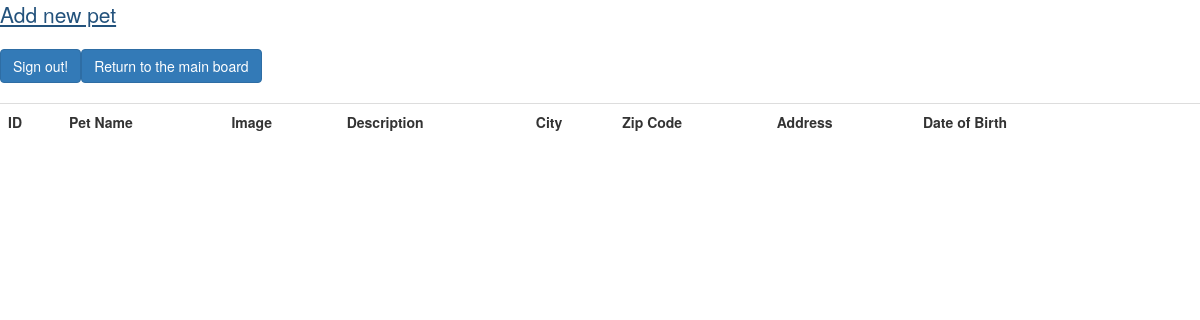
The page /dashboard/newpet.php (signed in) on the database as committed earlier.
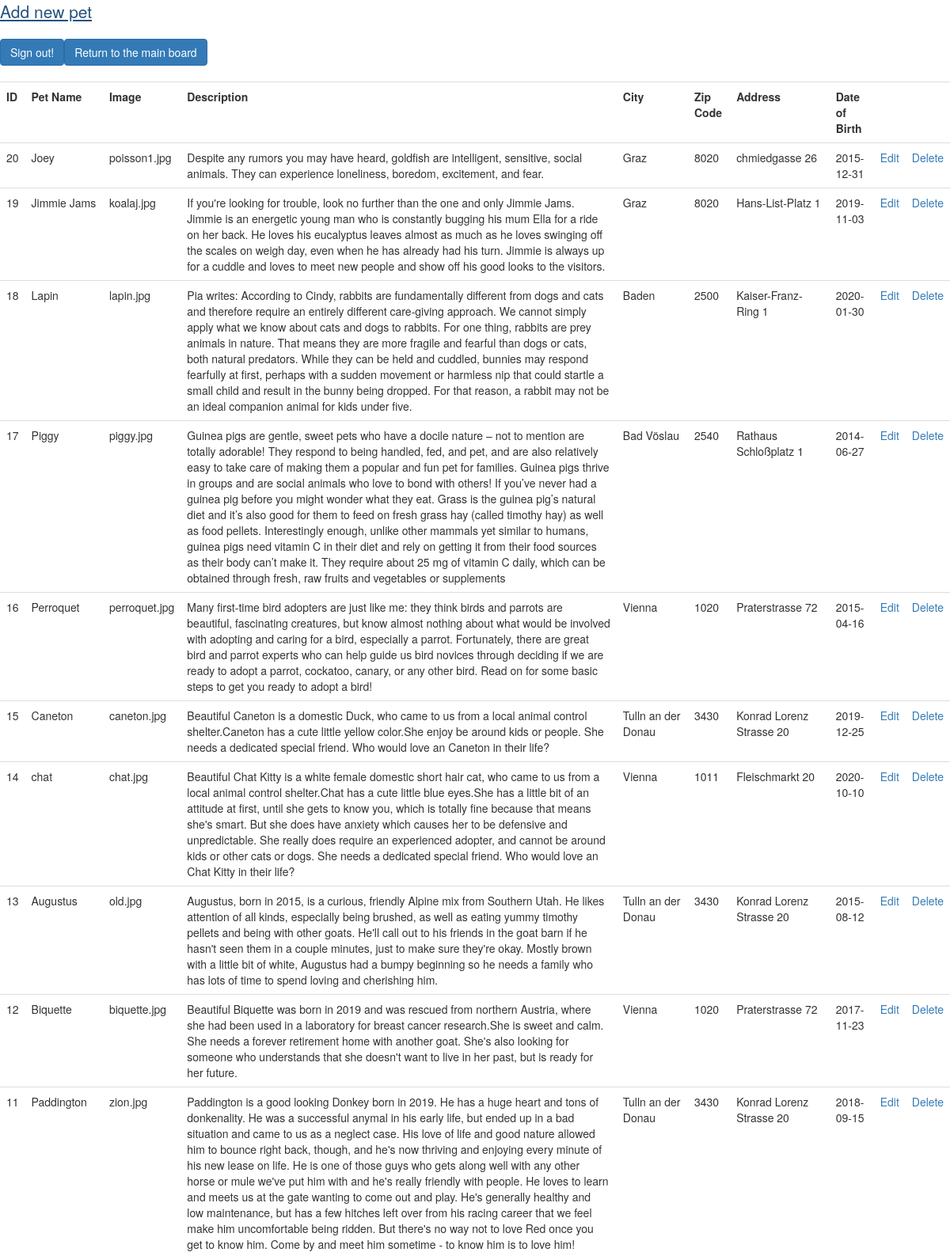
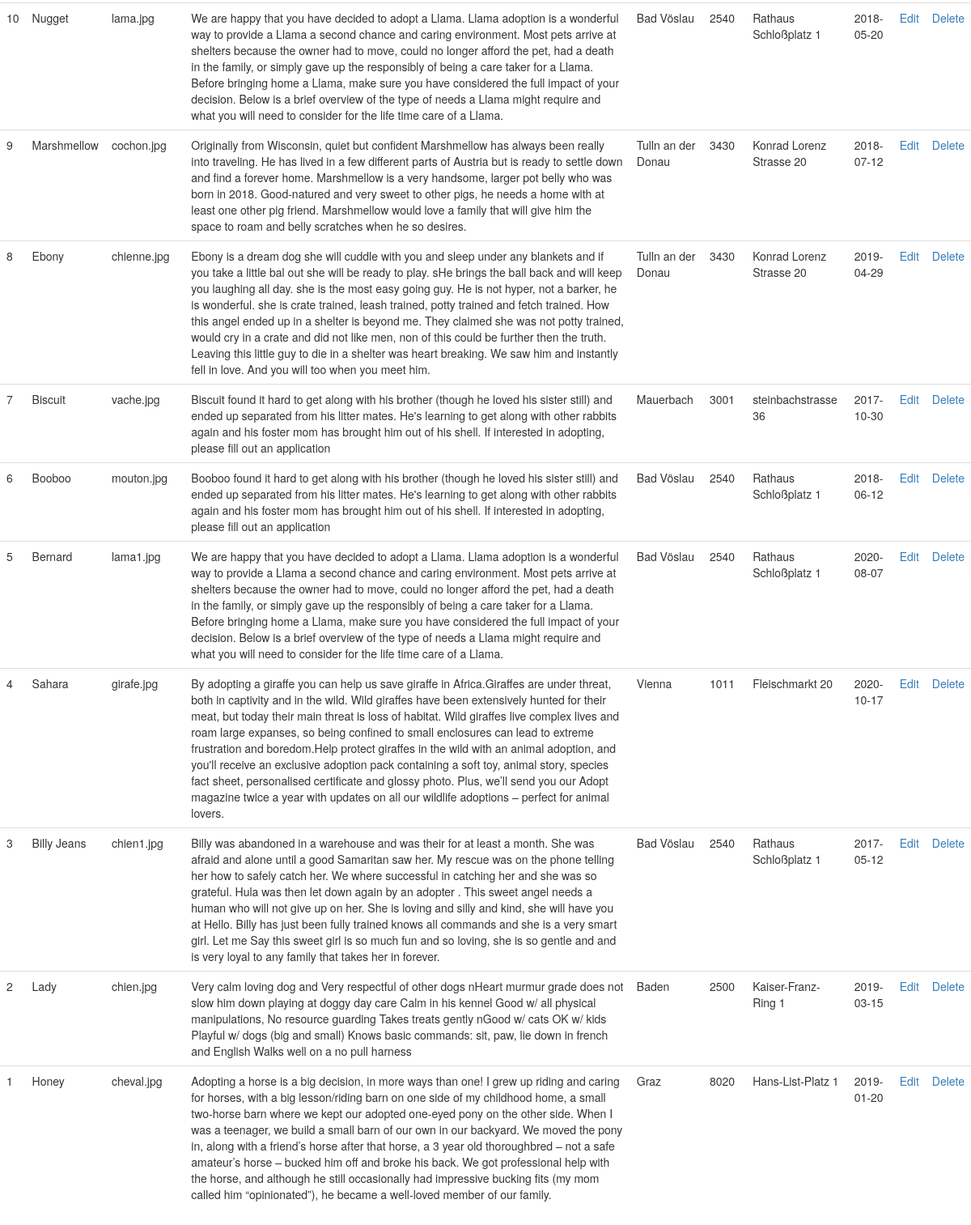
The same page on the database as committed later (2 pictures, top to bottom).
### tables this page shows
CREATE TABLE `allpets` (
  `ID` int(11) NOT NULL,
  `name` varchar(100) NOT NULL,
  `image` varchar(40) DEFAULT NULL,
  `descr` text,
  `city` varchar(30) NOT NULL,
  `zip_code` varchar(10) NOT NULL,
  `address` varchar(80) NOT NULL,
  `DateOfBirth` date DEFAULT NULL
);

### dashboard/includes/database_functions.php (called while the page is built, shortened)
<?php
function getAll($conn){
		$query = "SELECT * FROM allpets ORDER BY ID DESC";
		$result = mysqli_query($conn, $query);
		return $result;
	}
?>

### dashboard/newpet.php (the view, shortened to what this page needs)
<?php include('includes/adminheader.php');  ?>
<?php
	require_once "includes/database_functions.php";
	$conn = db_connect();
	$result = getAll($conn);
?>
	<p class="lead"><a href="admin_add.php">Add new pet</a></p>
	<span><a href="../logout.php" class="btn btn-primary">Sign out!</a><a href="index.php" class="btn btn-primary">Return to the main board</a></span>
	<table class="table" style="margin-top: 20px">
		<tr>
			<th>ID</th>
			<th>Pet Name</th>
			<th>Image</th>
			<th>Description</th>
			<th>City</th>
			<th>Zip Code</th>
			<th>Address</th>
			<th>Date of Birth</th>
			<th>&nbsp;</th>
			<th>&nbsp;</th>
		</tr>
		<?php while($row = mysqli_fetch_assoc($result)){ ?>
		<tr>
			<td><?php echo $row['ID']; ?></td>
			<td><?php echo $row['name']; ?></td>
			<td><?php echo $row['image']; ?></td>
			<td><?php echo $row['descr']; ?></td>
			<td><?php echo $row['city']; ?></td>
			<td><?php echo $row['zip_code']; ?></td>
			<td><?php echo $row['address']; ?></td>
			<td><?php echo $row['DateOfBirth']; ?></td>
			<td><a href="admin_edit.php?ID=<?php echo $row['ID']; ?>">Edit</a></td>
			<td><a href="admin_delete.php?ID=<?php echo $row['ID']; ?>">Delete</a></td>
		</tr>
		<?php } ?>
	</table>

Rows that differ between the two databases and show on the page:
added allpets: ID "20", name "Joey", image "poisson1.jpg", descr "Despite any rumors you may have heard, goldfish are intelligent, sensitive, social animals. They can experience loneliness, boredom, excitement, and fear.", city "Graz", zip_code "8020", address "chmiedgasse 26", DateOfBirth "2015-12-31"
added allpets: ID "19", name "Jimmie Jams", image "koalaj.jpg", descr "If you're looking for trouble, look no further than the one and only Jimmie Jams. Jimmie is an energetic young man who is constantly bugging his mum Ella for a ride on her back. He loves his eucalyptus leaves almost as much as he loves swinging off the scales on weigh day, even when he has already had his turn. Jimmie is always up for a cuddle and loves to meet new people and show off his good looks to the visitors.", city "Graz", zip_code "8020", address "Hans-List-Platz 1", DateOfBirth "2019-11-03"
added allpets: ID "18", name "Lapin", image "lapin.jpg", descr "Pia writes: According to Cindy, rabbits are fundamentally different from dogs and cats and therefore require an entirely different care-giving approach. We cannot simply apply what we know about cats and dogs to rabbits. For one thing, rabbits are prey animals in nature. That means they are more fragile and fearful than dogs or cats, both natural predators. While they can be held and cuddled, bunnies may respond fearfully at first, perhaps with a sudden movement or harmless nip that could startle a small child and result in the bunny being dropped. For that reason, a rabbit may not be an ideal companion animal for kids under five.", city "Baden", zip_code "2500", address "Kaiser-Franz-Ring 1", DateOfBirth "2020-01-30"
added allpets: ID "17", name "Piggy", image "piggy.jpg", descr "Guinea pigs are gentle, sweet pets who have a docile nature – not to mention are totally adorable! They respond to being handled, fed, and pet, and are also relatively easy to take care of making them a popular and fun pet for families. Guinea pigs thrive in groups and are social animals who love to bond with others! If you’ve never had a guinea pig before you might wonder what they eat. Grass is the guinea pig’s natural diet and it’s also good for them to feed on fresh grass hay (called timothy hay) as well as food pellets. Interestingly enough, unlike other mammals yet similar to humans, guinea pigs need vitamin C in their diet and rely on getting it from their food sources as their body…", city "Bad Vöslau", zip_code "2540", address "Rathaus Schloßplatz 1", DateOfBirth "2014-06-27"
added allpets: ID "16", name "Perroquet", image "perroquet.jpg", descr "Many first-time bird adopters are just like me: they think birds and parrots are beautiful, fascinating creatures, but know almost nothing about what would be involved with adopting and caring for a bird, especially a parrot. Fortunately, there are great bird and parrot experts who can help guide us bird novices through deciding if we are ready to adopt a parrot, cockatoo, canary, or any other bird. Read on for some basic steps to get you ready to adopt a bird!", city "Vienna", zip_code "1020", address "Praterstrasse 72", DateOfBirth "2015-04-16"
added allpets: ID "15", name "Caneton", image "caneton.jpg", descr "Beautiful Caneton is a domestic Duck, who came to us from a local animal control shelter.Caneton has a cute little yellow color.She enjoy be around kids or people. She needs a dedicated special friend. Who would love an Caneton in their life?", city "Tulln an der Donau", zip_code "3430", address "Konrad Lorenz Strasse 20", DateOfBirth "2019-12-25"
added allpets: ID "14", name "chat", image "chat.jpg", descr "Beautiful Chat Kitty is a white female domestic short hair cat, who came to us from a local animal control shelter.Chat has a cute little blue eyes.She has a little bit of an attitude at first, until she gets to know you, which is totally fine because that means she's smart. But she does have anxiety which causes her to be defensive and unpredictable. She really does require an experienced adopter, and cannot be around kids or other cats or dogs. She needs a dedicated special friend. Who would love an Chat Kitty in their life?", city "Vienna", zip_code "1011", address "Fleischmarkt 20", DateOfBirth "2020-10-10"
added allpets: ID "13", name "Augustus", image "old.jpg", descr "Augustus, born in 2015, is a curious, friendly Alpine mix from Southern Utah. He likes attention of all kinds, especially being brushed, as well as eating yummy timothy pellets and being with other goats. He'll call out to his friends in the goat barn if he hasn't seen them in a couple minutes, just to make sure they're okay. Mostly brown with a little bit of white, Augustus had a bumpy beginning so he needs a family who has lots of time to spend loving and cherishing him.", city "Tulln an der Donau", zip_code "3430", address "Konrad Lorenz Strasse 20", DateOfBirth "2015-08-12"
added allpets: ID "12", name "Biquette", image "biquette.jpg", descr "Beautiful Biquette was born in 2019 and was rescued from northern Austria, where she had been used in a laboratory for breast cancer research.She is sweet and calm. She needs a forever retirement home with another goat. She's also looking for someone who understands that she doesn't want to live in her past, but is ready for her future.", city "Vienna", zip_code "1020", address "Praterstrasse 72", DateOfBirth "2017-11-23"
added allpets: ID "11", name "Paddington", image "zion.jpg", descr "Paddington is a good looking Donkey born in 2019. He has a huge heart and tons of donkenality. He was a successful anymal in his early life, but ended up in a bad situation and came to us as a neglect case. His love of life and good nature allowed him to bounce right back, though, and he's now thriving and enjoying every minute of his new lease on life. He is one of those guys who gets along well with any other horse or mule we've put him with and he's really friendly with people. He loves to learn and meets us at the gate wanting to come out and play. He's generally healthy and low maintenance, but has a few hitches left over from his racing career that we feel make him uncomfortable being…", city "Tulln an der Donau", zip_code "3430", address "Konrad Lorenz Strasse 20", DateOfBirth "2018-09-15"
added allpets: ID "10", name "Nugget", image "lama.jpg", descr "We are happy that you have decided to adopt a Llama. Llama adoption is a wonderful way to provide a Llama a second chance and caring environment. Most pets arrive at shelters because the owner had to move, could no longer afford the pet, had a death in the family, or simply gave up the responsibly of being a care taker for a Llama. Before bringing home a Llama, make sure you have considered the full impact of your decision. Below is a brief overview of the type of needs a Llama might require and what you will need to consider for the life time care of a Llama.", city "Bad Vöslau", zip_code "2540", address "Rathaus Schloßplatz 1", DateOfBirth "2018-05-20"
added allpets: ID "9", name "Marshmellow", image "cochon.jpg", descr "Originally from Wisconsin, quiet but confident Marshmellow has always been really into traveling. He has lived in a few different parts of Austria but is ready to settle down and find a forever home. Marshmellow is a very handsome, larger pot belly who was born in 2018. Good-natured and very sweet to other pigs, he needs a home with at least one other pig friend. Marshmellow would love a family that will give him the space to roam and belly scratches when he so desires.", city "Tulln an der Donau", zip_code "3430", address "Konrad Lorenz Strasse 20", DateOfBirth "2018-07-12"
added allpets: ID "8", name "Ebony", image "chienne.jpg", descr "Ebony is a dream dog she will cuddle with you and sleep under any blankets and if you take a little bal out she will be ready to play. sHe brings the ball back and will keep you laughing all day. she is the most easy going guy. He is not hyper, not a barker, he is wonderful. she is crate trained, leash trained, potty trained and fetch trained. How this angel ended up in a shelter is beyond me. They claimed she was not potty trained, would cry in a crate and did not like men, non of this could be further then the truth. Leaving this little guy to die in a shelter was heart breaking. We saw him and instantly fell in love. And you will too when you meet him.", city "Tulln an der Donau", zip_code "3430", address "Konrad Lorenz Strasse 20", DateOfBirth "2019-04-29"
added allpets: ID "7", name "Biscuit", image "vache.jpg", descr "Biscuit found it hard to get along with his brother (though he loved his sister still) and ended up separated from his litter mates. He's learning to get along with other rabbits again and his foster mom has brought him out of his shell. If interested in adopting, please fill out an application", city "Mauerbach", zip_code "3001", address "steinbachstrasse 36", DateOfBirth "2017-10-30"
added allpets: ID "6", name "Booboo", image "mouton.jpg", descr "Booboo found it hard to get along with his brother (though he loved his sister still) and ended up separated from his litter mates. He's learning to get along with other rabbits again and his foster mom has brought him out of his shell. If interested in adopting, please fill out an application", city "Bad Vöslau", zip_code "2540", address "Rathaus Schloßplatz 1", DateOfBirth "2018-06-12"
added allpets: ID "5", name "Bernard", image "lama1.jpg", descr "We are happy that you have decided to adopt a Llama. Llama adoption is a wonderful way to provide a Llama a second chance and caring environment. Most pets arrive at shelters because the owner had to move, could no longer afford the pet, had a death in the family, or simply gave up the responsibly of being a care taker for a Llama. Before bringing home a Llama, make sure you have considered the full impact of your decision. Below is a brief overview of the type of needs a Llama might require and what you will need to consider for the life time care of a Llama.", city "Bad Vöslau", zip_code "2540", address "Rathaus Schloßplatz 1", DateOfBirth "2020-08-07"
added allpets: ID "4", name "Sahara", image "girafe.jpg", descr "By adopting a giraffe you can help us save giraffe in Africa.Giraffes are under threat, both in captivity and in the wild. Wild giraffes have been extensively hunted for their meat, but today their main threat is loss of habitat. Wild giraffes live complex lives and roam large expanses, so being confined to small enclosures can lead to extreme frustration and boredom.Help protect giraffes in the wild with an animal adoption, and you'll receive an exclusive adoption pack containing a soft toy, animal story, species fact sheet, personalised certificate and glossy photo. Plus, we’ll send you our Adopt magazine twice a year with updates on all our wildlife adoptions – perfect for animal lovers.", city "Vienna", zip_code "1011", address "Fleischmarkt 20", DateOfBirth "2020-10-17"
added allpets: ID "3", name "Billy Jeans", image "chien1.jpg", descr "Billy was abandoned in a warehouse and was their for at least a month. She was afraid and alone until a good Samaritan saw her. My rescue was on the phone telling her how to safely catch her. We where successful in catching her and she was so grateful. Hula was then let down again by an adopter . This sweet angel needs a human who will not give up on her. She is loving and silly and kind, she will have you at Hello. Billy has just been fully trained knows all commands and she is a very smart girl. Let me Say this sweet girl is so much fun and so loving, she is so gentle and and is very loyal to any family that takes her in forever.", city "Bad Vöslau", zip_code "2540", address "Rathaus Schloßplatz 1", DateOfBirth "2017-05-12"
added allpets: ID "2", name "Lady", image "chien.jpg", descr "Very calm loving dog and Very respectful of other dogs nHeart murmur grade does not slow him down playing at doggy day care Calm in his kennel Good w/ all physical manipulations, No resource guarding Takes treats gently nGood w/ cats OK w/ kids Playful w/ dogs (big and small) Knows basic commands: sit, paw, lie down in french and English Walks well on a no pull harness", city "Baden", zip_code "2500", address "Kaiser-Franz-Ring 1", DateOfBirth "2019-03-15"
added allpets: ID "1", name "Honey", image "cheval.jpg", descr "Adopting a horse is a big decision, in more ways than one! I grew up riding and caring for horses, with a big lesson/riding barn on one side of my childhood home, a small two-horse barn where we kept our adopted one-eyed pony on the other side. When I was a teenager, we build a small barn of our own in our backyard. We moved the pony in, along with a friend’s horse after that horse, a 3 year old thoroughbred – not a safe amateur’s horse – bucked him off and broke his back. We got professional help with the horse, and although he still occasionally had impressive bucking fits (my mom called him “opinionated”), he became a well-loved member of our family.", city "Graz", zip_code "8020", address "Hans-List-Platz 1", DateOfBirth "2019-01-20"
